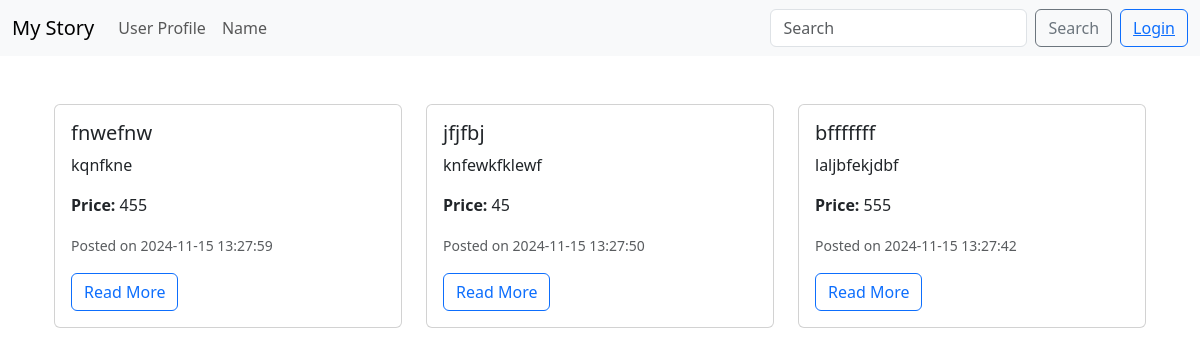
/services, run on the app's committed database.
### Main1.py (models this page shows)
class Services(db.Model):
    id = db.Column(db.Integer, primary_key=True)
    title = db.Column(db.String(80), nullable=False, unique=True)
    description = db.Column(db.Text, nullable=False)
    base_price = db.Column(db.Integer, nullable=False)
    date_posted = db.Column(db.DateTime, nullable=False, default=func.now())
    service_requests = db.relationship('ServiceRequests', backref='service', lazy=True, cascade="all, delete-orphan")

### Main1.py (the view)
@app.route('/')
@app.route('/services')
def show_services():
    services=Services.query.order_by(Services.date_posted.desc()).all()
    return render_template('show_services.html',services=services)

### Main1.py
class SearchForm(FlaskForm):
    searched=StringField("Searched",validators=[InputRequired()])
    search_type=StringField("Search Type",validators=[InputRequired()])
    submit=SubmitField("search")

### Main1.py (called while the page is built)
@app.context_processor
def base():
    form=SearchForm()
    return dict(form=form)  #dictonary

### templates/show_services.html (shortened to what this page needs)
{% extends 'base.html' %}
{% block content %}
<div class="container">
    <div>
        <br><br>
        <div class="row">
            {% for service in services %}
                <div class="col-md-4 mb-4">
                    <div class="card h-100">
                        <div class="card-body">
                            <h5 class="card-title">{{ service.title }}</h5>
                            <p class="card-text">{{ service.description }}</p>
                            <p class="card-text"><strong>Price:</strong> {{ service.base_price }}</p>
                            <p class="card-text"><small class="text-muted">Posted on {{ service.date_posted }}</small></p>
                            <a href="{{ url_for('service', id=service.id) }}" class="btn btn-outline-primary">Read More</a>
                        </div>
                    </div>
                </div>
            {% endfor %}
        </div>
    </div>
</div>
{% endblock %}

### data on the page
Services: title "fnwefnw", description "kqnfkne", base_price "455", date_posted "2024-11-15 13:27:59"
Services: title "jfjfbj", description "knfewkfklewf", base_price "45", date_posted "2024-11-15 13:27:50"
Services: title "bfffffff", description "laljbfekjdbf", base_price "555", date_posted "2024-11-15 13:27:42"
